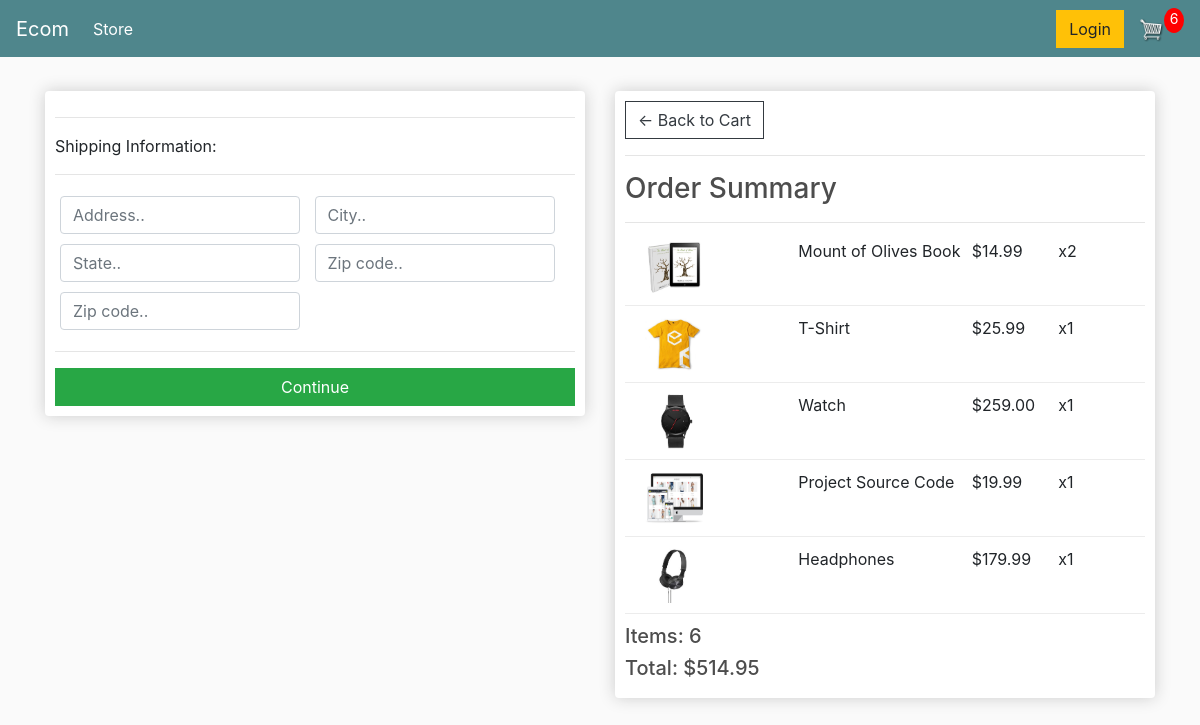
Before: /checkout/ (signed in) with the older database file.
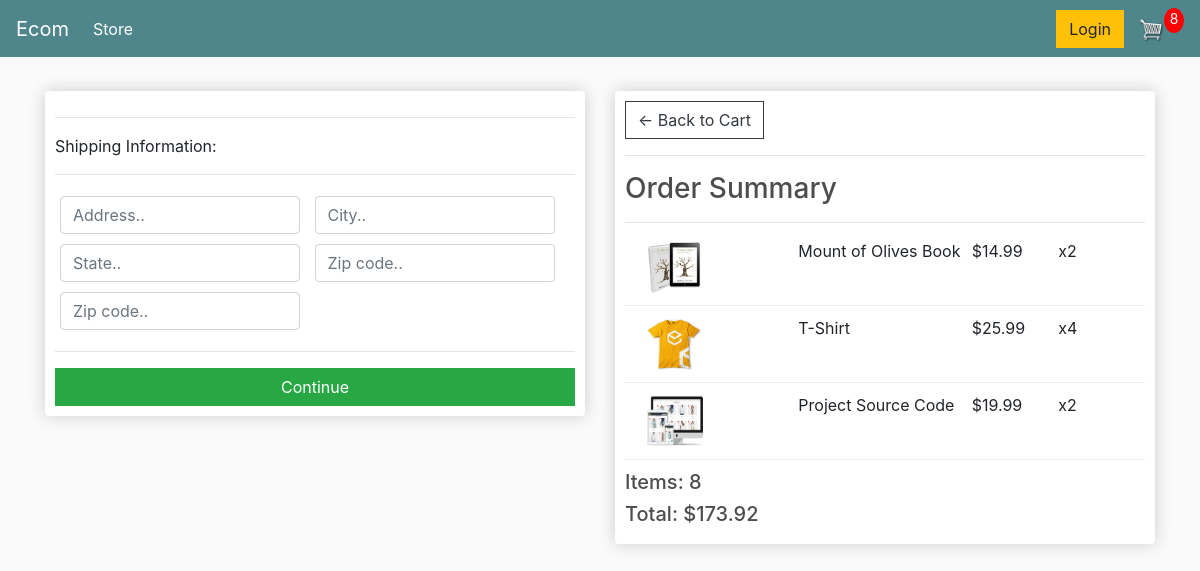
After: the same page with the newer database file.
### store/models.py (models this page shows, shortened)
class OrderItem(models.Model):
	product = models.ForeignKey(Product, on_delete=models.SET_NULL, null=True)
	order = models.ForeignKey(Order, on_delete=models.SET_NULL, null=True)
	quantity = models.IntegerField(default=0, null=True, blank=True)
	date_added = models.DateTimeField(auto_now_add=True)
	@property
	def get_total(self):
		total = self.product.price * self.quantity
		return total

class Product(models.Model):
	name = models.CharField(max_length=200)
	price = models.FloatField()
	digital = models.BooleanField(default=False,null=True, blank=True)
	image = models.ImageField(null=True, blank=True)
	@property
	def imageURL(self):
		try:
			url = self.image.url
		except:
			url = ''
		return url

class Order(models.Model):
	customer = models.ForeignKey(Customer, on_delete=models.SET_NULL, null=True, blank=True)
	date_ordered = models.DateTimeField(auto_now_add=True)
	complete = models.BooleanField(default=False)
	transaction_id = models.CharField(max_length=100, null=True)
	@property
	def shipping(self):
		shipping = False
		orderitems = self.orderitem_set.all()
		for i in orderitems:
			if i.product.digital == False:
				shipping = True
		return shipping
	@property
	def get_cart_total(self):
		orderitems = self.orderitem_set.all()
		total = sum([item.get_total for item in orderitems])
		return total
	@property
	def get_cart_items(self):
		orderitems = self.orderitem_set.all()
		total = sum([item.quantity for item in orderitems])
		return total

### store/views.py (the view)
# urls.py: path('checkout/', views.checkout, name="checkout"),
def checkout(request):
    if request.user.is_authenticated:
        customer = request.user.customer
        order, created = Order.objects.get_or_create(customer=customer, complete=False)
        items = order.orderitem_set.all()
        cartItems = order.get_cart_items
    else:
        items = []
        order = {'get_cart_total':0, 'get_cart_items':0, 'shipping':False}
        cartItems = order['get_cart_items']
    context = {'items':items, 'order':order, 'cartItems':cartItems}
    return render(request, 'store/checkout.html', context)

### store/templates/store/checkout.html (shortened to what this page needs)
{% extends 'store/main.html' %}
{% load static %}
{% block content %}
     <div class="row">
		<div class="col-lg-6">
			<div class="box-element" id="form-wrapper">
				<form id="form">
					<div id="shipping-info">
						<hr>
						<p>Shipping Information:</p>
						<hr>
						<div class="form-field">
							<input class="form-control" type="text" name="address" placeholder="Address..">
						</div>
						<div class="form-field">
							<input class="form-control" type="text" name="city" placeholder="City..">
						</div>
						<div class="form-field">
							<input class="form-control" type="text" name="state" placeholder="State..">
						</div>
						<div class="form-field">
							<input class="form-control" type="text" name="zipcode" placeholder="Zip code..">
						</div>
						<div class="form-field">
							<input class="form-control" type="text" name="country" placeholder="Zip code..">
						</div>
					</div>
					<hr>
					<input id="form-button" class="btn btn-success btn-block" type="submit" value="Continue">
				</form>
			</div>
			<br>
		</div>
		<div class="col-lg-6">
			<div class="box-element">
				<a  class="btn btn-outline-dark" href="{% url 'cart' %}">&#x2190; Back to Cart</a>
				<hr>
				<h3>Order Summary</h3>
				<hr>
				{% for item in items %}
				<div class="cart-row">
					<div style="flex:2"><img class="row-image" src={{item.product.imageURL}}></div>
					<div style="flex:2"><p>{{item.product.name}}</p></div>
					<div style="flex:1"><p>${{item.product.price|floatformat:2}}</p></div>
					<div style="flex:1"><p>x{{item.quantity}}</p></div>
				</div>
				{% endfor %}
				<h5>Items: {{order.get_cart_items}}</h5>
				<h5>Total: ${{order.get_cart_total|floatformat:2}}</h5>
			</div>
		</div>
	</div>
{% endblock content %}

Changed rows visible on the page:
removed OrderItem: product.imageURL (picture), product.name "Watch", product.price "259.00", quantity "1"
removed OrderItem: product.imageURL (picture), product.name "Headphones", product.price "179.99", quantity "1"
changed OrderItem "T-Shirt": quantity "1" → "4"
changed OrderItem "Project Source Code": quantity "1" → "2"
changed through a linked row, Order: get_cart_items "6" → "8"; get_cart_total "514.95" → "173.92"
Other visible differences:
{{ cartItems }}: "6" → "8"
